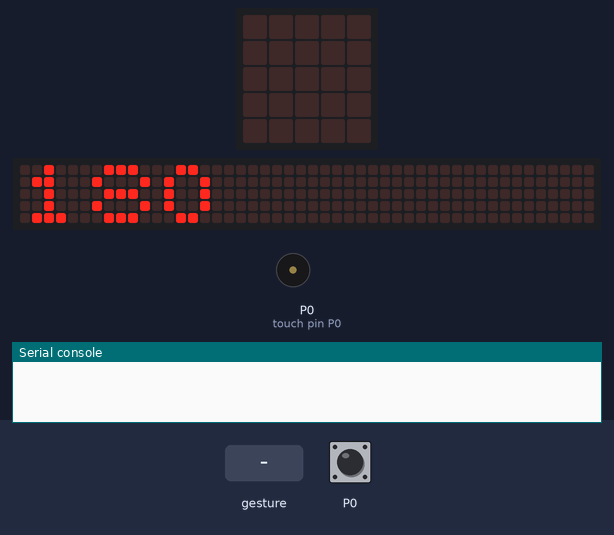
A program run on a simulated BBC micro:bit (MakeCode). Shown: the board's 5×5 LED display, a strip that is not on the board, showing the scrolling text unrolled, buzzer (waves = sounding), the last lines printed to the serial console. The inputs (shaded band) are chosen by the test bench. A tilt is held for 1.5 s and a shake lasts 1 s, then the board lies face up again; the 48×5 strip is a reading aid, not a part: it shows the text the display is scrolling, unrolled, one strip-width of it at a time.

Above: at 3.2 s.
4.9 s: touch pin P0 pressed for 0.15 s
At 5.42 s:
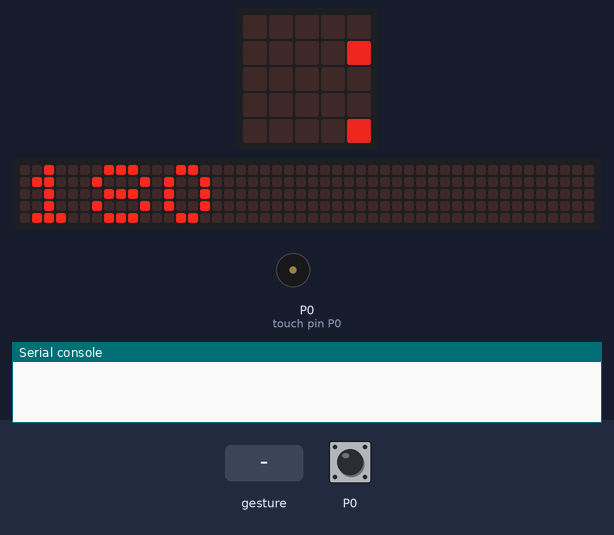
5.6 s: gesture 'shake'
8.6 s: gesture 'shake'
At 9.92 s:
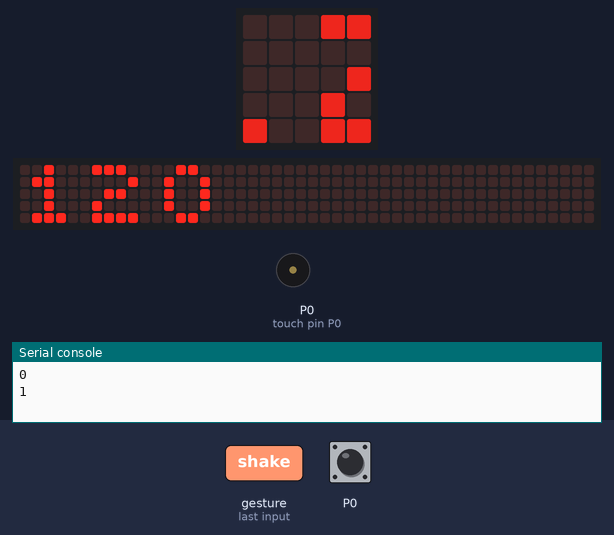
11.3 s: gesture 'shake'
13.3 s: gesture 'shake'
At 18.73 s:
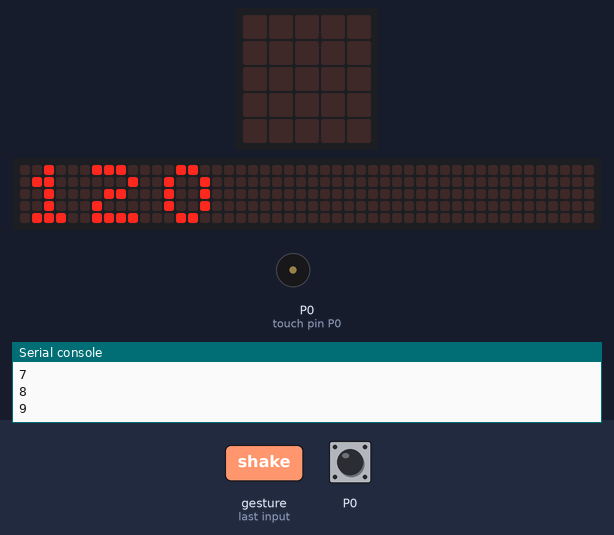
20.8 s: gesture 'shake'
At 25.9 s:
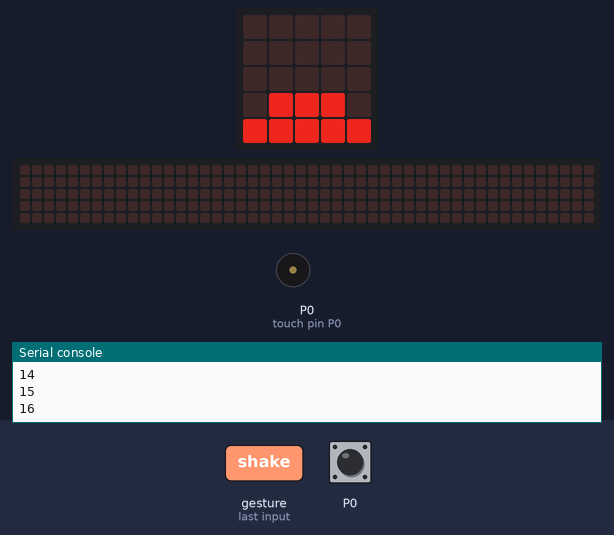
Timing chart, 0 to 26.6 s (numbered marks = the images above; inputs shaded):
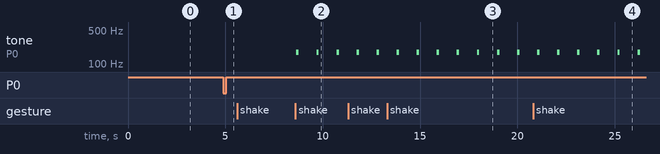

Measured:
- after the input at 4.9 s, the display: first changes after 0.15 s (image 1 shows a later state)
- by itself, tone on P0 (touch pin P0): alternates 175 Hz for 0.13 s and silent for 0.91 s
- what the display in image 0 shows lasts 0.4 s, from 3.2 s to 3.6 s

The program:

main.ts
```typescript
input.onPinPressed(TouchPin.P0, function () {
    _13_temps = MaxTime / 3
    if (MaxTime > 15) {
        Very_last = 10
    } else {
        Very_last = MaxTime * 0.1
    }
    basic.showString("" + (MaxTime))
    LastP = _13_temps - Very_last
    for (let index = 0; index < _13_temps; index++) {
        led.plotBarGraph(
        Secondes,
        MaxTime
        )
        music.playTone(175, music.beat(BeatFraction.Quarter))
        basic.pause(MS)
        Secondes += 1
    }
    for (let index = 0; index < _13_temps; index++) {
        led.plotBarGraph(
        Secondes,
        MaxTime
        )
        music.playTone(262, music.beat(BeatFraction.Quarter))
        basic.pause(MS)
        Secondes += 1
    }
    for (let index = 0; index < LastP; index++) {
        led.plotBarGraph(
        Secondes,
        MaxTime
        )
        music.playTone(523, music.beat(BeatFraction.Quarter))
        basic.pause(MS)
        Secondes += 1
    }
    for (let index = 0; index < Very_last; index++) {
        led.plotBarGraph(
        Secondes,
        MaxTime
        )
        music.playTone(698, music.beat(BeatFraction.Eighth))
        music.playTone(988, music.beat(BeatFraction.Eighth))
        basic.pause(MS)
        Secondes += 1
    }
    music.startMelody(music.builtInMelody(Melodies.Funk), MelodyOptions.Once)
    basic.showLeds(`
        # # # # #
        # # # . #
        # # # # #
        # . # # #
        # # # # .
        `)
    basic.showLeds(`
        . # # # .
        # # # . #
        . # . # #
        # . . . .
        # # # # .
        `)
    basic.showLeds(`
        . # . # .
        # # # . #
        . # . # .
        # . # # #
        # # . # .
        `)
    basic.showLeds(`
        . # . # .
        # . # . #
        . # . # .
        # . # . #
        . # . # .
        `)
    basic.showLeds(`
        . # . # .
        # . # . #
        . # . # .
        # . # . #
        . . . . .
        `)
    basic.showLeds(`
        . # . # .
        # . # . #
        . # . # .
        . . . . .
        . . . . .
        `)
    basic.showLeds(`
        . # . # .
        # . # . #
        . . . . .
        . . . . .
        . . . . .
        `)
    basic.showLeds(`
        . # . # .
        . . . . .
        . . . . .
        . . . . .
        . . . . .
        `)
    basic.clearScreen()
})
input.onGesture(Gesture.Shake, function () {
    if (MaxTime > 60) {
        MaxTime = MaxTime - _13_temps
        basic.showString("" + (MaxTime))
    } else {
        MaxTime = 180
        basic.showString("" + (MaxTime))
    }
})
let LastP = 0
let Very_last = 0
let _13_temps = 0
let Secondes = 0
let MS = 0
let MaxTime = 0
basic.clearScreen()
MaxTime = 180
MS = 900
Secondes = 0
_13_temps = MaxTime / 3
led.setBrightness(200)
basic.showString("" + (MaxTime))
basic.forever(function () {

})
```

test.ts
```typescript
// les tests vont ici ; cela ne sera pas compilé si ce paquet est utilisé en tant qu'extension.
```
